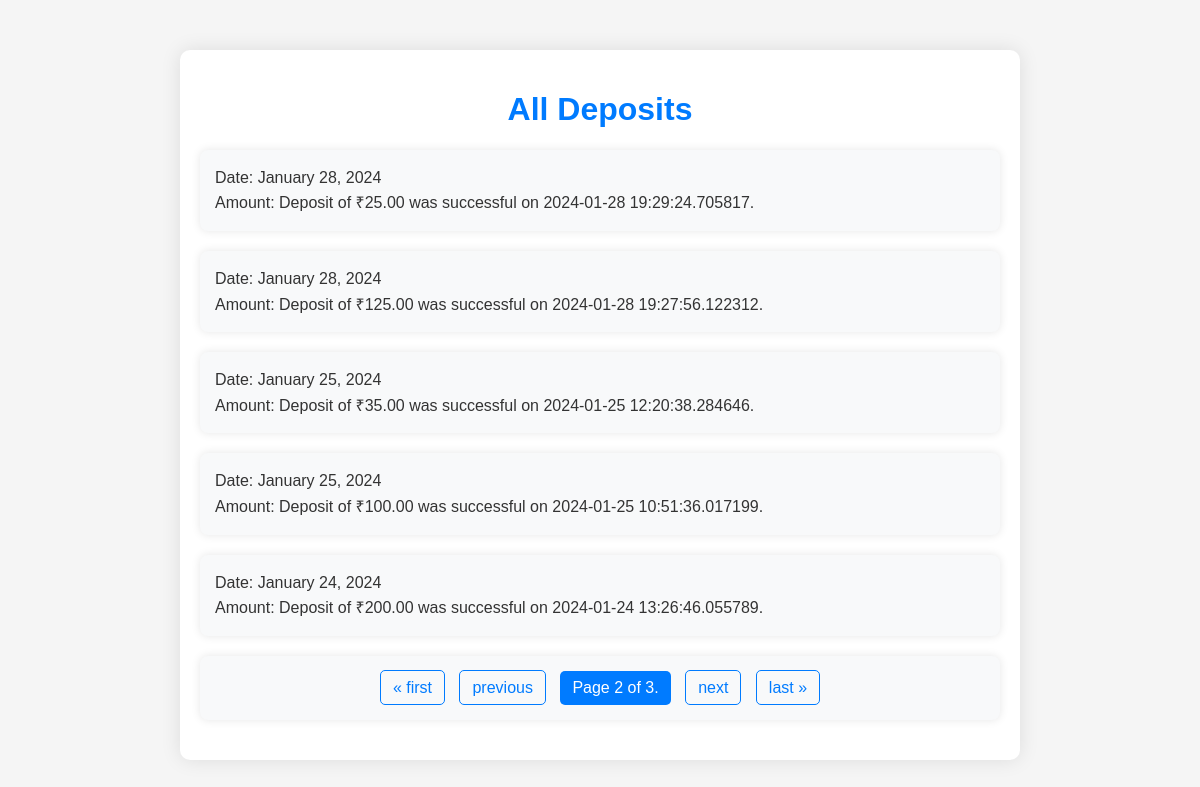
Screenshot of /view_all_deposits/?page=2 (signed in) with the database file from the repository.
### DiceApp/models.py (models this page shows, shortened)
class DepositMessage(models.Model):
    user = models.ForeignKey(User, on_delete=models.CASCADE)
    message = models.CharField(max_length=255)
    date = models.DateTimeField(auto_now_add=False)

### DiceApp/views.py (the view)
# urls.py: path('view_all_deposits/', views.view_all_deposits, name='view_all_deposits'),
@login_required
def view_all_deposits(request):
    user = request.user
    deposit_messages = DepositMessage.objects.filter(user=user).order_by('-date')
    paginator = Paginator(deposit_messages, 5)
    page = request.GET.get('page')
    try:
        deposit_messages = paginator.page(page)
    except PageNotAnInteger:
        deposit_messages = paginator.page(1)
    except EmptyPage:
        deposit_messages = paginator.page(paginator.num_pages)
    return render(request, 'DiceApp/all_deposits.html', {'deposit_messages': deposit_messages})

### DiceApp/templates/DiceApp/all_deposits.html (shortened to what this page needs)
<!DOCTYPE html>
<html lang="en">
<head>
</head>
<body>
    <div class="container">
        <h1>All Deposits</h1>
        {% if deposit_messages %}
    {% for message in deposit_messages %}
        <div>
            <p>Date: {{ message.date|date:"F j, Y" }}</p>
            <p>Amount: {{ message.message }}</p>
        </div>
    {% endfor %}
    <div class="pagination">
        <span class="step-links">
            {% if deposit_messages.has_previous %}
                <a href="?page=1">&laquo; first</a>
                <a href="?page={{ deposit_messages.previous_page_number }}">previous</a>
            {% endif %}
            <span class="current">
                Page {{ deposit_messages.number }} of {{ deposit_messages.paginator.num_pages }}.
            </span>
            {% if deposit_messages.has_next %}
                <a href="?page={{ deposit_messages.next_page_number }}">next</a>
                <a href="?page={{ deposit_messages.paginator.num_pages }}">last &raquo;</a>
            {% endif %}
        </span>
    </div>
{% else %}
    <p>No deposit messages available.</p>
{% endif %}
    </div>
</body>
</html>

### DiceApp/templates/DiceApp/all_deposits.html (style rules this page uses)
body { font-family: 'Arial', sans-serif; margin: 0; padding: 0; background-color: #f5f5f5; color: #333; }
.container { max-width: 800px; margin: 50px auto; padding: 20px; background-color: #fff; border-radius: 10px; box-shadow: 0 0 20px rgba(0, 0, 0, 0.1); }
h1 { color: #007bff; text-align: center; }
div { margin-bottom: 20px; padding: 15px; background-color: #f8f9fa; border-radius: 8px; box-shadow: 0 0 10px rgba(0, 0, 0, 0.1); transition: box-shadow 0.3s ease; position: relative; }
p { margin: 0; line-height: 1.6; }
.pagination { margin-top: 20px; text-align: center; }
.step-links { display: inline-block; }
.step-links a { color: #007bff; text-decoration: none; padding: 8px 12px; border: 1px solid #007bff; border-radius: 5px; margin: 0 5px; transition: background-color 0.3s ease; }
.current { display: inline-block; padding: 8px 12px; background-color: #007bff; color: #fff; border-radius: 5px; margin: 0 5px; }

### rows the page displays
DepositMessage: date "January 28, 2024", message "Deposit of ₹25.00 was successful on 2024-01-28 19:29:24.705817."
DepositMessage: date "January 28, 2024", message "Deposit of ₹125.00 was successful on 2024-01-28 19:27:56.122312."
DepositMessage: date "January 25, 2024", message "Deposit of ₹35.00 was successful on 2024-01-25 12:20:38.284646."
DepositMessage: date "January 25, 2024", message "Deposit of ₹100.00 was successful on 2024-01-25 10:51:36.017199."
DepositMessage: date "January 24, 2024", message "Deposit of ₹200.00 was successful on 2024-01-24 13:26:46.055789."

### other values shown
{{ deposit_messages.number }} "2"
{{ deposit_messages.paginator.num_pages }} "3"
